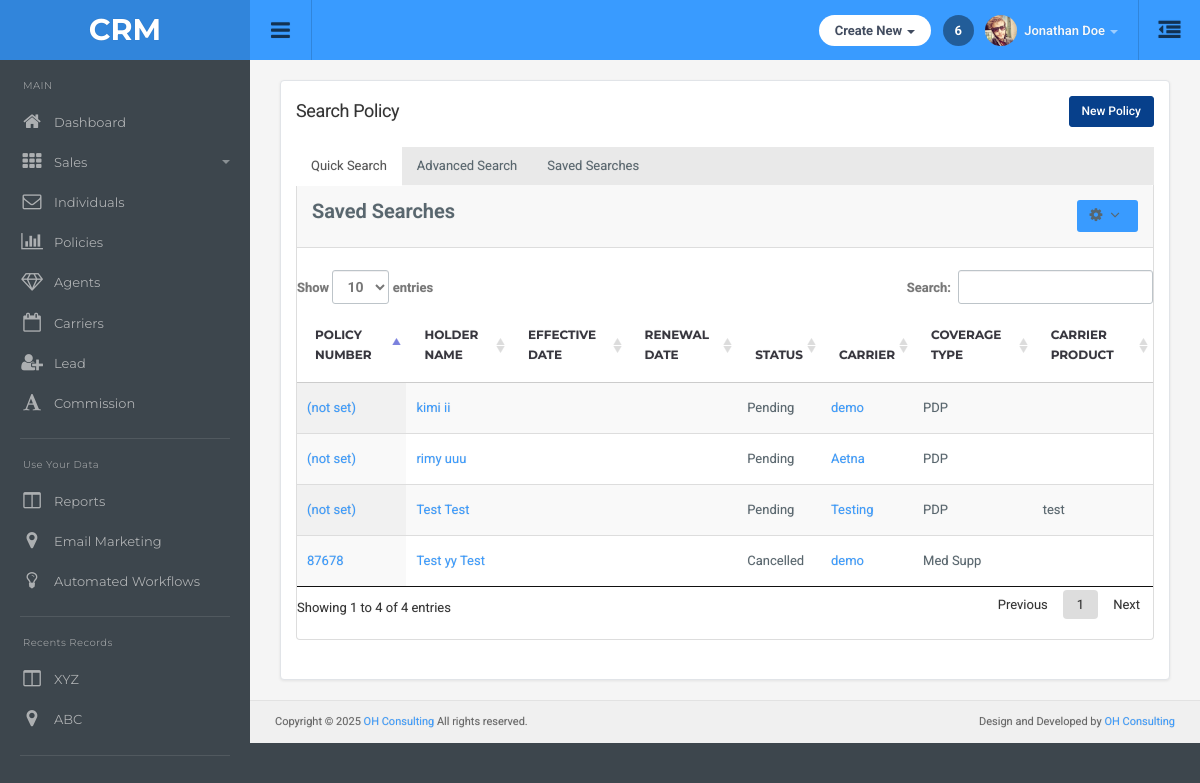
The page /policy/search-policy/ on the database as committed earlier.
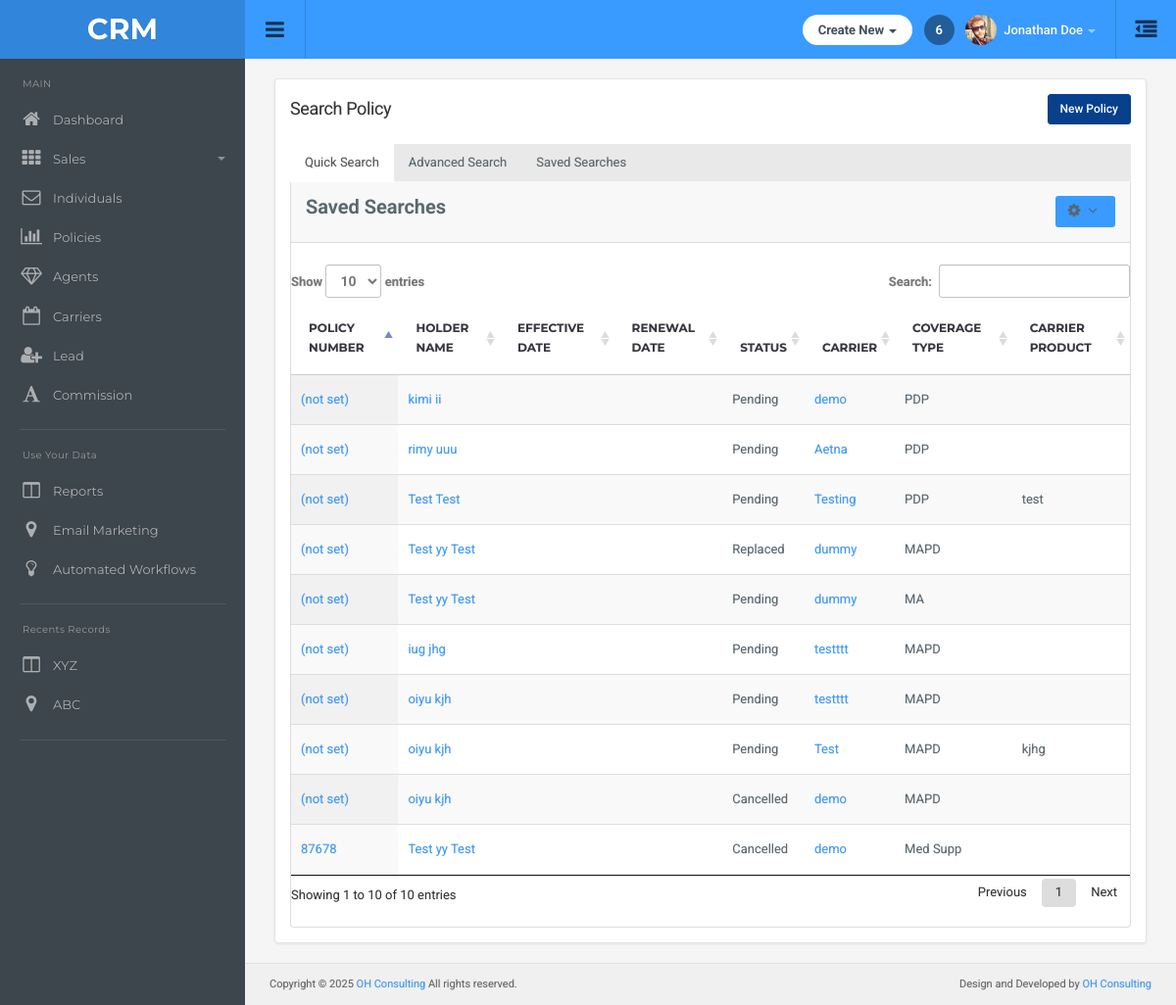
The same page on the database as committed later.
### main/models.py (models this page shows, shortened)
class Policy(models.Model):
    individual = models.ForeignKey(Individuals, on_delete=models.CASCADE, related_name='policy_individual')
    carrier = models.ForeignKey(Carrier, on_delete=models.CASCADE, related_name='policy_carrier')
    policy_number = models.CharField(max_length=100,null=True , blank=True)
    status = models.CharField(max_length=100)
    coverage_type = models.CharField(max_length=100)
    effective_date = models.DateField(null=True,blank=True)
    agent =  models.ForeignKey(Agent,on_delete=models.SET_NULL,null=True,blank=True,related_name="policy_agent")

class Individuals(models.Model):
    first_name = models.CharField(max_length=100)
    middle_name = models.CharField(max_length=100,null=True,blank=True)
    last_name = models.CharField(max_length=100)
    individual_type = models.CharField(max_length=100,null=True,blank=True)
    servicing_agent = models.ForeignKey(Agent,on_delete=models.CASCADE,null=True,blank=True)
    email = models.EmailField(null=True,blank=True)
    business_phone = models.CharField(max_length=10, blank=True, null=True)
    business_ext = models.CharField(max_length=10, blank=True, null=True)
    home_phone = models.CharField(max_length=10, blank=True, null=True)
    home_ext = models.CharField(max_length=10, blank=True, null=True)
    cell_phone = models.CharField(max_length=10, blank=True, null=True)
    cell_ext = models.CharField(max_length=10, blank=True, null=True)
    carrier = models.ForeignKey(Carrier,on_delete=models.SET_NULL,null=True,blank=True)

class Carrier(models.Model):
    name = models.CharField(max_length=100)

class CarrierProduct(models.Model):
    carrier = models.ForeignKey(Carrier, on_delete=models.CASCADE, related_name='products')
    coverage_type = models.CharField(max_length=50)
    product_name = models.CharField(max_length=255)
    effective_date = models.DateField(null=True, blank=True)
    term_date = models.DateField(null=True, blank=True)
    description = models.TextField(blank=True, null=True)
    benefit_summary = models.FileField(upload_to='product_files/', null=True, blank=True)
    plan_grid = models.FileField(upload_to='product_files/', null=True, blank=True)
    brochure = models.FileField(upload_to='product_files/', null=True, blank=True)
    states = MultiSelectField(choices=STATE_CHOICES, null=True,blank=True)
    modified_at = models.DateTimeField(auto_now=True)

### main/views.py (the view)
# urls.py: path('policy/search-policy/', views.search_policy, name='search_policy'),
def search_policy(request):
    carriers = Carrier.objects.all()
    policy = Policy.objects.all()
    return render(request, 'policy/searchpolicy.html',{
        'carriers': carriers,
        'policy':policy
    })

### templates/policy/searchpolicy.html (shortened to what this page needs)
{% extends "dashboard/base.html" %}
{% load static %}
{% block main-content %}
<div class="container-default">
    <div class="search-agents-container">
        <div class="page-header-row">
            <h1 class="page-title">Search Policy</h1>
            <div class="btn-group">
                <button type="button" class="btn btn-primary" data-toggle="modal" data-target="#newPolicyModal">
                    New Policy
                </button>
            </div>
        </div>
        <ul class="nav nav-tabs">
            <li class="active"><a href="{% url 'search_policy' %}">Quick Search</a></li>
            <li><a href="{% url 'advanced_policy' %}">Advanced Search</a></li>
            <li ><a href="{% url 'saved_policy' %}">Saved Searches</a></li>
        </ul>
        <div class="agents-panel">
            <div class="panel-heading clearfix">
                <strong class="pull-left">Saved Searches</strong>
                <div class="dropdown pull-right">
                    <button class="btn btn-sm btn-default dropdown-toggle" type="button" id="agentsDropdown" data-toggle="dropdown" aria-haspopup="true" aria-expanded="false">
                        <i class="fa fa-cog"></i> <i class="fa fa-angle-down"></i>
                    </button>
                </div>
            </div>
            <br>
            <div class="panel-body table-responsive">
                <table id="example4" class="table display">
                    <thead>
                        <tr>
                            <th>Policy Number</th>
                            <th>Holder Name</th>
                            <th>Effective Date</th>
                            <th>Renewal Date</th>
                            <th>Status</th>
                            <th>Carrier</th>
                            <th>Coverage Type</th>
                            <th>Carrier Product</th>
                        </tr>
                    </thead>
                    <tbody>
                    {% for plcy in policy %}
                        <tr>
                            <td><a href="{% url 'policy_tab' plcy.id %}">
                                    {{ plcy.policy_number|default:"(not set)" }}
                                </a></td>
                            <td><a href="{% url 'individual_tab' plcy.individual.id %}">{{plcy.individual.first_name}} {{plcy.individual.middle_name}} {{plcy.individual.last_name}}</a></td>
                            <td>{{plcy.effective_date|date:'Y-m-d' }}</td>
                            <td>{{ plcy.policy_details.first.renewal_date|date:'Y-m-d' }}</td>
                            <td>{{plcy.status}}</td>
                            <td><a href="{% url 'carrier_detail' plcy.carrier.id %}">{{plcy.carrier.name}}</a></td>
                            <td>{{plcy.coverage_type}}</td>
                            <td>{{ plcy.carrier.products.first.product_name }}</td>
                        </tr>
                    {% endfor %}
                    </tbody>
                </table>
            </div>
        </div>
    </div>
{% include "policy/add_policy_modal.html" %}
{% endblock %}

### templates/dashboard/base.html (shortened to what this page needs)
{% load static %}
<!DOCTYPE html>
<html lang="en">
  <head>
  <link href="{% static "css/root.css" %}" rel="stylesheet">
  </head>
  <body>
  {% include "dashboard/topbar.html" %}
{% include "dashboard/sidebar.html" %}
<div class="content">
 {% block main-content %}
 {% endblock main-content %}
{% include "dashboard/footer.html" %}
</div>
</body>
</html>

### templates/dashboard/topbar.html (shortened to what this page needs)
<div id="top" class="clearfix">
  <div class="applogo">
    <a href="index.html" class="logo">CRM</a>
  </div>
  <a href="#" class="sidebar-open-button" id="sidebarToggle"><i class="fa fa-bars"></i></a>
  <a href="#sidepanel" class="sidepanel-open-button"><i class="fa fa-outdent"></i></a>
  <ul class="top-right">
    <li class="dropdown link">
      <a href="#" data-toggle="dropdown" class="dropdown-toggle hdbutton">Create New <span class="caret"></span></a>
    </li>
    <li class="link">
      <a href="#" class="notifications">6</a>
    </li>
    <li class="dropdown link">
      <a href="#" data-toggle="dropdown" class="dropdown-toggle profilebox"><img src="img/profileimg.png" alt="img"><b>Jonathan Doe</b><span class="caret"></span></a>
    </li>
  </ul>
</div>

### templates/dashboard/sidebar.html (shortened to what this page needs)
<div class="sidebar clearfix">
  <div class="scrollable" id="sidebar-scroll">
    <ul class="sidebar-panel nav">
      <li class="sidetitle">MAIN</li>
      <li><a href="{% url "dashboard" %}"><span class="icon color5"><i class="fa fa-home"></i></span>Dashboard</a></li>
      <li><a href="#"><span class="icon color9"><i class="fa fa-th"></i></span>Sales<span class="caret"></span></a>
      </li>
      <li><a href="{% url 'search_individuals_list' %}"><span class="icon color6"><i class="fa fa-envelope-o"></i></span>Individuals</a></li>
      <li><a href="{% url 'search_policy' %}"><span class="icon color8"><i class="fa fa-bar-chart"></i></span>Policies</a></li>
      <li><a href="{% url 'search_agents' %}"><span class="icon color11"><i class="fa fa-diamond"></i></span>Agents</a></li>
      <li><a href="{% url 'carrier_list' %}"><span class="icon color8"><i class="fa fa-calendar-o"></i></span>Carriers</a></li>
      <li><a href="#"><span class="icon color8"><i class="fa fa-user-plus"></i></span>Lead</a></li>
      <li><a href="#"><span class="icon color12"><i class="fa fa-font"></i></span>Commission</a></li>
    </ul>
    <ul class="sidebar-panel nav">
      <li class="sidetitle">Use Your Data</li>
      <li><a href="#"><span class="icon color15"><i class="fa fa-columns"></i></span>Reports</a></li>
      <li><a href="#"><span class="icon color7"><i class="fa fa-map-marker"></i></span>Email Marketing</a></li>
      <li><a href="#"><span class="icon color10"><i class="fa fa-lightbulb-o"></i></span>Automated Workflows</a></li>
    </ul>
    <ul class="sidebar-panel nav">
      <li class="sidetitle">Recents Records</li>
      <li><a href="#"><span class="icon color15"><i class="fa fa-columns"></i></span>XYZ</a></li>
      <li><a href="#"><span class="icon color7"><i class="fa fa-map-marker"></i></span>ABC</a></li>
    </ul>
    </div>
  </div>

### templates/policy/add_policy_modal.html (shortened to what this page needs)
<link rel="stylesheet" href="https://code.jquery.com/ui/1.13.2/themes/base/jquery-ui.css">

### templates/dashboard/footer.html
<div class="row footer">
    <div class="col-md-6 text-left">
    Copyright © 2025 <a href="#" target="_blank">OH Consulting</a> All rights reserved.
    </div>
    <div class="col-md-6 text-right">
      Design and Developed by <a href="#" target="_blank">OH Consulting</a>
    </div>
  </div>

### static/css/responsive.css (style rules this page uses)
@media screen and (min-width: 1024px) { .sidebar { display: block !important; } }

### templates/policy/searchpolicy.html (style rules this page uses)
.search-agents-container { background-color: #fff; padding: 15px; border-radius: 4px; box-shadow: 0 1px 3px rgba(0,0,0,0.08); border: 1px solid #e1e4e8; margin-bottom: 20px; min-height: calc(100vh - 200px); }
.page-header-row { display: flex; justify-content: space-between; align-items: center; margin-bottom: 20px; flex-wrap: wrap; }
.page-title { margin: 0; font-size: 1.8rem; color: #333; }
.agents-panel { border: 1px solid #ddd; border-radius: 0 0 4px 4px; background: #fff; border-top: none; }
.panel-heading { padding: 15px; background-color: #f8f8f8; border-bottom: 1px solid #ddd; }
.table-responsive { width: 100%; overflow-x: auto; margin-bottom: 20px; }
.btn { padding: 6px 12px; border-radius: 3px; cursor: pointer; font-size: 12px; font-weight: 500; border: 1px solid transparent; }
.btn-primary { background-color: #07408b; border-color: #07408b; }

Rows that differ between the two databases and show on the page:
added Policy: policy_number "(not set)", individual.first_name "Test", individual.middle_name "yy", individual.last_name "Test", status "Replaced", carrier.name "dummy", coverage_type "MAPD"
added Policy: policy_number "(not set)", individual.first_name "Test", individual.middle_name "yy", individual.last_name "Test", status "Pending", carrier.name "dummy", coverage_type "MA"
added Policy: policy_number "(not set)", individual.first_name "iug", individual.last_name "jhg", status "Pending", carrier.name "testttt", coverage_type "MAPD"
added Policy: policy_number "(not set)", individual.first_name "oiyu", individual.last_name "kjh", status "Pending", carrier.name "testttt", coverage_type "MAPD"
added Policy: policy_number "(not set)", individual.first_name "oiyu", individual.last_name "kjh", status "Pending", carrier.name "Test", coverage_type "MAPD", carrier.products.first.product_name "kjhg"
added Policy: policy_number "(not set)", individual.first_name "oiyu", individual.last_name "kjh", status "Cancelled", carrier.name "demo", coverage_type "MAPD"
Other text that changed with them:
text written by a page script: "Show entries Search: Showing 1 to 4 of 4 entries Previous 1 Next" → "Show entries Search: Showing 1 to 10 of 10 entries Previous 1 Next"
